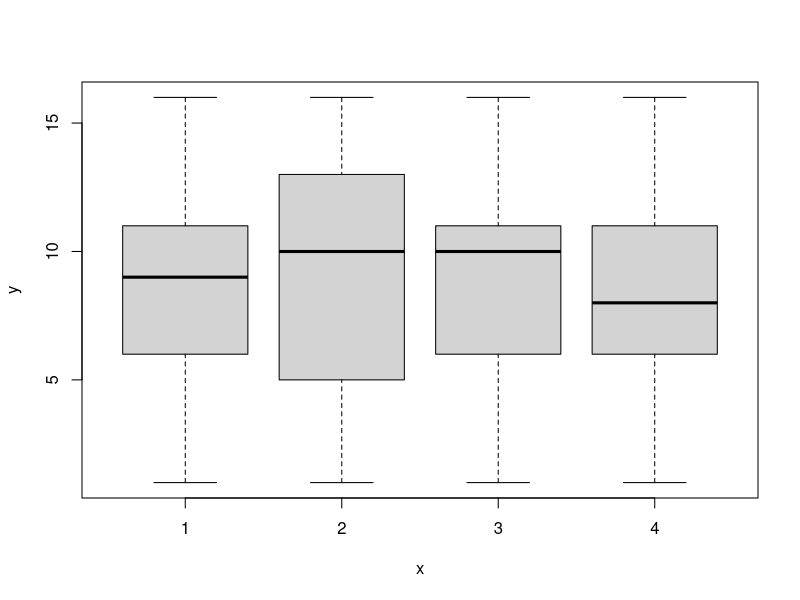
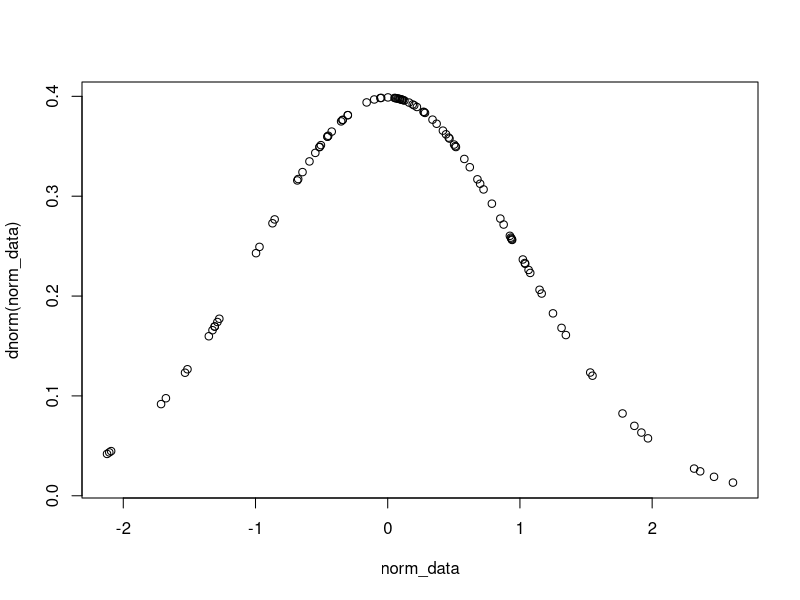
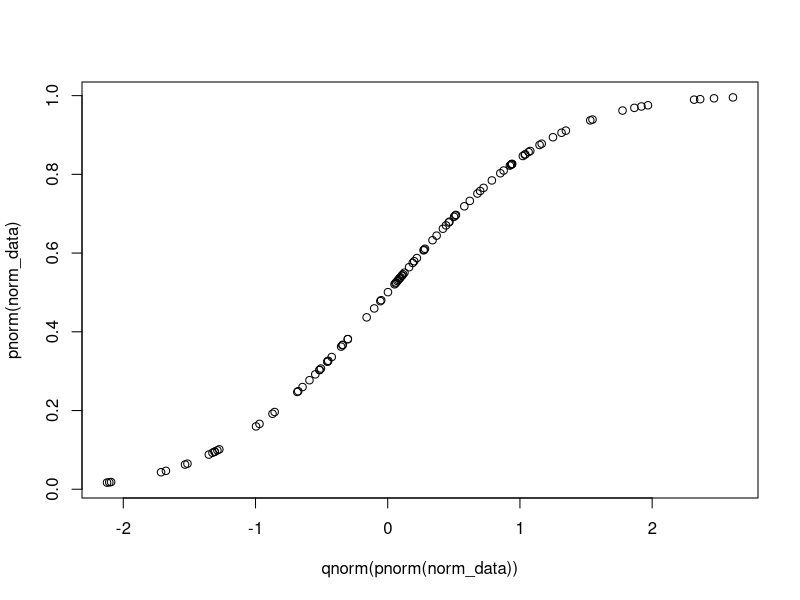

Write R code to recreate these figures, in order.
## ---- chunk 1
## 建議在此載入會使用的已安裝套件
knitr::opts_chunk$set(echo = TRUE) ## 文件內所有chunk的預設模式:顯示程式碼與執行結果
if(!require(dplyr)){  ## 如果套件未安裝，先執行安裝再載入
  install.packages("dplyr")  ## 執行前安裝套件
  library(dplyr)             ## 載入套件
} else {  ## 如果套件已經安裝，直接執行載入
  library(dplyr)             ## 載入套件
}
## ---- chunk 2
data(iris)
head(iris)
## ---- chunk 3
class(iris) ## 顯示物件型態
str(iris)   ## 顯示物作型態與資料結果
## ---- chunk 4
# 讀取格式化分欄的純文字檔
big5_01 <- read.table(file = "../data/5factor.txt", header = TRUE)
head(big5_01)

# 讀取逗號分欄的純文字檔
big5_02 <- read.csv(file = "../data/5factor.csv")
head(big5_02)
## ---- chunk 5
## 建議增加參數row.names = FALSE
## 寫入格式化分欄的純文字檔
write.table(head(big5_01), file = "big5_head.txt",row.names = FALSE)
## 寫入逗號分欄的純文字檔
write.csv(head(big5_02), file = "big5_head.csv",row.names = FALSE)
## ---- chunk 6
## 指派數值
a <- "apple"
## 建立函式
square <- function(x){
  squared = x*x
  return(squared)
}
## 檢視函式執行效果
square(7)
## ---- chunk 7
x1 <- c(2,4,6)              #直接列出數值
x2 <- 2:6                   #製造連續數值
x3 <- seq(2, 3, by = 0.5)   #製造連續數值
x4 <- rep(1:2, times=3)     #製造重覆數值
names(x2) <- c("apple","banana","orange","lemon","papaja") #為數值命名
## ---- chunk 8
sort(x4)   # 回傳排序的數值 
rev(x4)    # 顛倒數值順序 
table(x4)  # 表列數值次數
unique(x4) # 查看數值種類
## ---- chunk 9
x2[4]      # 第四位數值
x2[-4]     # 第四位之外的數值
x2[2:4]    # 第二到第四位數值
x2[-(2:4)]  # 第二到第四位之外的數值
x2[c(1,5)]  # 第一位和第五位數值
## ---- chunk 10
x3[x3==3]            # 等於3的數值
x3[which(x3==3)]     # 等於3的數值
x3[x3<3]             # 小於3的數值
x3[x3 %in% c(1,2,5)] # 符合集合{1, 2, 5}的數值
## ---- chunk 11
x2['apple']          # 命名是'apple'的數值
## ---- chunk 12
x <- 1:4

for (i in x) {
  j <- i + 10
  print(j)
}
## ---- chunk 13
i <- 2

while (i < 5) {
  print(i)
  i <- i + 1
}
## ---- chunk 14
i <- 2

if (i > 3) {
  print('Yes')
} else {
  print('No')
}
## ---- chunk 15
square <- function(x){
  squared = x*x
  return(squared)
}

square(7)
square(13)
## ---- chunk 16
m <- matrix(c(1:3,c(2,1,6),c(3,6,1)),nc=3)
m
n <- 0:2
n
## ---- chunk 17
m[2,] ## 取得第2列數值
m[,1] ## 取得第1欄數值
m[2,3] ## 取得第 2 列第 3 欄數值
## ---- chunk 18
t(m) ## 轉置矩陣
m %*% n ## 矩陣內積
solve(m,n) ## 解聯立方程式, m必須是對角矩陣
## ---- chunk 19
x <- c("Donald", "Trump")
y <- c("Joe","Biden")
paste(x,y,sep = "")
paste(x, collapse ='')
grep(pattern="D", x)
toupper(x)
tolower(x)
nchar(x)
## ---- chunk 20
df <- data.frame(x = 1:10, y = letters[1:10])
df$x     ## 索引x欄位數值
df[[2]]  ## 索引第2欄數值

df[,2]   ## 索引第2欄數值
df[2,]   ## 索引第2列數值
df[2,2]  ## 索引第2欄,第2列數值

head(df) ## 列印首6列數值
tail(df)
## ---- chunk 21
z <- runif(10)  ## 製造新欄位資料
d <- c(11,letters[11],runif(1))  ## 製造新列資料
df = cbind(df,z)
df
df = rbind(df,d)
df
## ---- chunk 22
x<-rep(1:4,each=25) 
factor(x)  ## 將向量轉換成因子，設定層次(levels)及層次順序
x<-1:100
cut(x,4)   ## 指定切割區間數，將向量轉換成因子
## ---- chunk 23
df <- data.frame(y = sample(1:16,size = 100,replace = TRUE), x = as.factor(rep(1:4,each=25)) )
plot(y ~ x,data=df)
## ---- chunk 24
l<-list(x= 1:5,
        y= c('a','b'),
        z= df)

l[[2]]      ## 取得第二個物件數值 
l[3]        ## 取得列表第三個物件名稱與數值
l$x         ## 取得列表x物件數值
l['z']      ## 取得列表z物件名稱與數值
## ---- chunk 25
x <- runif(10)
y <- rnorm(10)

log(x)	          ##自然對數  
exp(x)	          ##自然指數  
max(x)	          ##最大值
min(x)	          ##最小值
round(exp(x), 2)  ##顯示數值到小數點第2位
signif(log(x), 3) ##小數點第3位起簡寫數值
quantile(x)       ##百分位數
rank(x)           ##次序位數
sum(x)            ##總和  
mean(x)           ##平均
median(x)         ##中位數
var(x)            ##樣本變異數
sd(x)             ##樣本標準差
cor(x,y)          ##相關
## ---- chunk 26
prop.test(x,seq(10,100,by=10))   ## 分組平均比例顯著性考驗
t.test(x,y)                      ## 獨立分組平均數 t檢定
group <- factor(rep(c("a","b","c"),c(3,3,4) ))
pairwise.t.test(x,group)    ## 計算t檢定的相依樣本變數相關性

aov.1 <- aov(x~group)                ## 變異數分析
lm.1 <- lm(x~group)                 ## 線性模型
glm.1 <- glm(x~group)                ## 通用線性模型

summary(glm.1)                   ## 簡報變異數分析, 線性模型, 通用線性模型
## ---- chunk 27
##常態分佈
norm_data <- rnorm(100)   ## 製造隨機變數
pnorm(norm_data)          ## 累積機率函數
dnorm(norm_data)          ## 機率密度函數
qnorm(pnorm(norm_data))   ## 量數 = 隨機變數

## ---- chunk 28
plot(dnorm(norm_data)~norm_data)  ## 視覺化機率密度函數
plot(pnorm(norm_data)~qnorm(pnorm(norm_data)))  ## 視覺化累積機率函數
